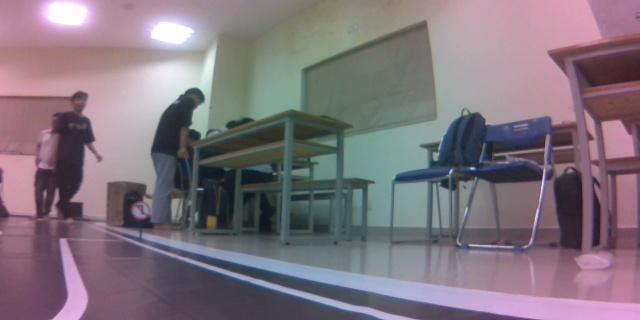
#> input picture data/segment/images/a_100.jpg, 640 x 320 px, given in place of b_240.jpg, which was not available
$ python xukyanh.py
#> lines starting #> are read from the running program, lines starting #| are printed output that depends on the picture; after the words box and inside, x2 and y2 are one past the last pixel; in counts of white or black regions, pixels touching at a corner belong together; pictures that were not available may be replaced by others from this repository, and a replacement may not be noted
import cv2
import numpy as np
import os
# [6 lines of commented-out code are left out]
"""r 180-80 g 170-70 b170"""
import cv2
import numpy as np
def remove_small_contours(image):
    image_binary = np.zeros((image.shape[0], image.shape[1]), np.uint8)
    contours = cv2.findContours(image, cv2.RETR_LIST, cv2.CHAIN_APPROX_SIMPLE)[0]
    mask = cv2.drawContours(image_binary, [max(contours, key=cv2.contourArea)], -1, (255, 255, 255), -1)
    image_remove = cv2.bitwise_and(image, image, mask=mask)
    return image_remove
# Đọc ảnh
image = cv2.imread('data_seg_2/b_240.jpg')
#> image is the input picture: shape (320, 640, 3); mean B, G, R 125.1, 116, 127.8
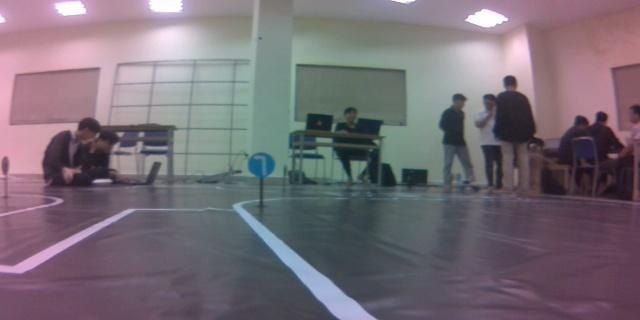
#> input picture data/segment/images/a_1020.jpg, 640 x 320 px, given in place of images, which was not available
#> further down, img is the input picture: shape (320, 640, 3); mean B, G, R 117.8, 109.3, 118.5
def fiind_line(image):
    image = image[200:]
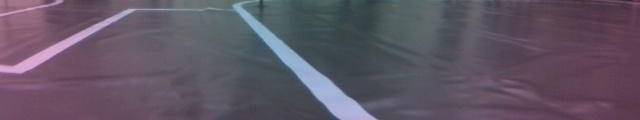
#> image: shape (120, 640, 3); mean of channels 0, 1, 2 100.9, 85.7, 96.2; drawn as B, G, R
    image = cv2.resize(image, (160, 80))
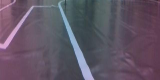
#> image: shape (80, 160, 3); mean of channels 0, 1, 2 100.9, 85.7, 96.2; drawn as B, G, R
    # Chuyển đổi ảnh sang không gian màu HSV
    hsv = cv2.cvtColor(image, cv2.COLOR_BGR2HSV)
#> hsv: shape (80, 160, 3); mean H, S, V 134.7, 54.5, 104.6

    # Tạo mặt nạ cho vùng màu trắng
    lower_white = np.array([0, 0, 155], dtype=np.uint8)
    upper_white = np.array([255, 255, 255], dtype=np.uint8)
    mask_white = cv2.inRange(hsv, lower_white, upper_white)
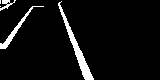
#> mask_white: shape (80, 160); 5.8% white; 5 white regions (2 under 20 px), largest, box (x1, y1, x2, y2) and area: (58, 1, 94, 80) 458, (0, 6, 44, 49) 215, (0, 0, 16, 11) 66

    # Áp dụng mặt nạ để giữ màu trắng và chuyển phần còn lại thành màu đen
    result = cv2.bitwise_and(image, image, mask=mask_white)
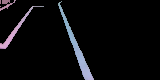
#> result: shape (80, 160, 3); mean of channels 0, 1, 2 11.4, 9.5, 9.7; drawn as B, G, R
    # Chuyển ảnh thành ảnh nhị phân
    _, binary_result = cv2.threshold(result, 1, 255, cv2.THRESH_BINARY)
    try:
        binary_result = remove_small_contours(binary_result)
    except:
        binary_result = binary_result
    return binary_result
# Hiển thị ảnh gốc và kết quả
for img_name in os.listdir("segment"):
    print(os.path.join("segment",img_name))
    img = cv2.imread(os.path.join("segment",img_name))
    binary_result = fiind_line(img)
    cv2.imwrite(f"testunet2/{img_name}.jpg", binary_result)
# [5 lines of commented-out code are left out]
